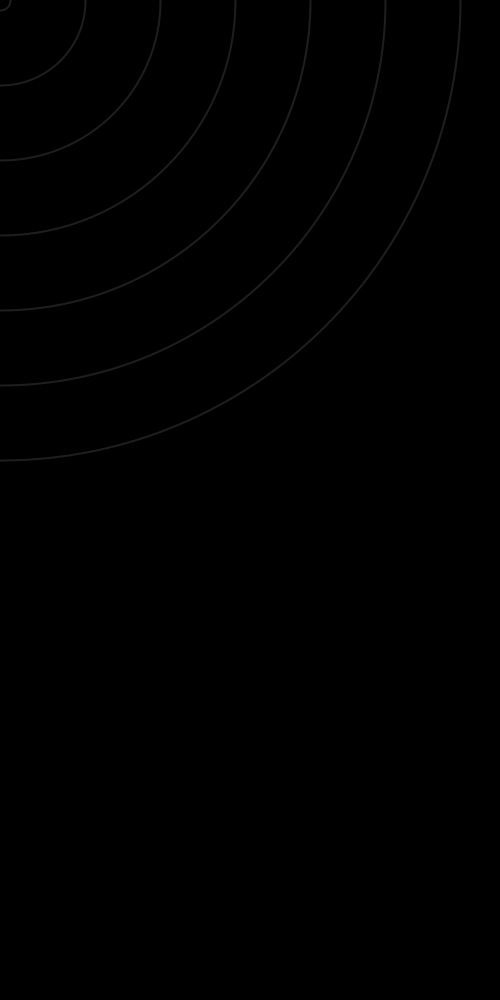
Frame 1 (no input)
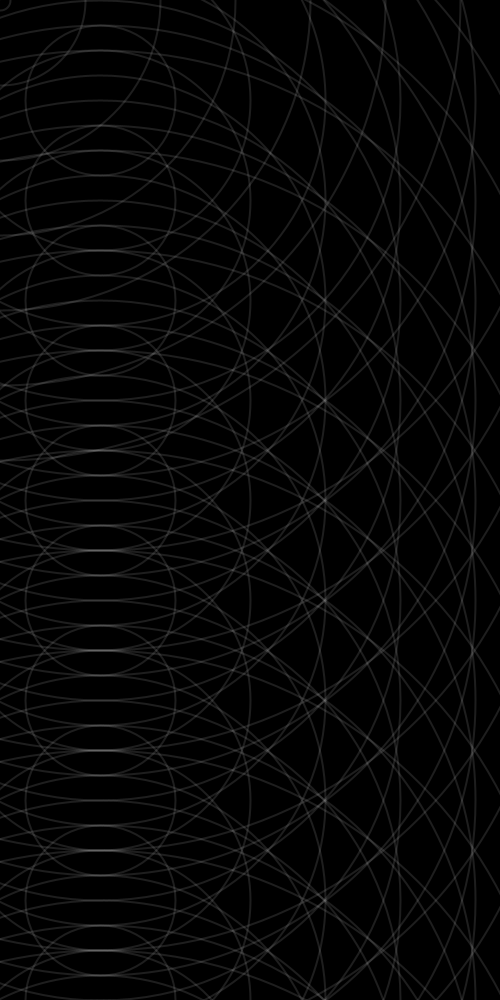
Frame 60 (the mouse pressed at the canvas centre just before this capture)
Frame 120 (the mouse held since frame 60 and released just before this capture): identical to frame 60, image omitted

The Processing sketch that drew these frames (run headless with seeded random() and noise(); from frame 60 on, the mouse is pressed at the canvas centre):

// Processing sketch: processing_32469
// ── processing_32469.pde

int x = 20;
float y = 0;
float ding = 0;

 
void setup(){
 
  size(500,1000);
 // beginRecord(PDF, "wow.pdf");
  noFill();
  background (0);
}
 
 
 
void draw (){
 while (x<1000){
  //fill(255,0,0,5);
  strokeWeight(2);
   stroke (255,255,255,30);
    ellipse ( y, ding ,x,x);
  x=x+ 150;
 }
  if (x > 500){
  y=0;
  ding = ding +100;
 }
  
 y=y+ 100
   ;
 x=0;
}
                
